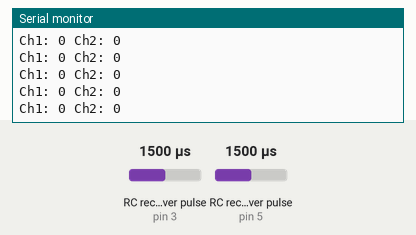
A sketch run on a simulated Arduino Uno, built with avr-gcc and run on an emulated ATmega328P. On the bench: the last lines printed to the serial monitor. Wiring (inferred from the names in the program): 2 × RC receiver channel: data pin 3 / data pin 5. The test bench sets the inputs (shaded band); at power-on: RC receiver pulse (sensors on pin 3, pin 5) 1500 µs.

Above: at 1.2 s.
1.3 s: RC receiver pulse (sensor on pin 3) set to 1020 µs
At 2.3 s:
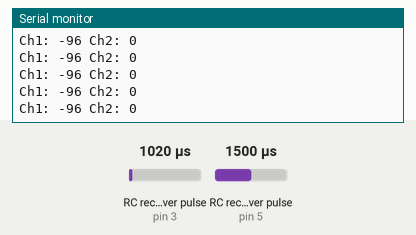
2.8 s: RC receiver pulse (sensor on pin 5) set to 1020 µs
At 3.3 s:
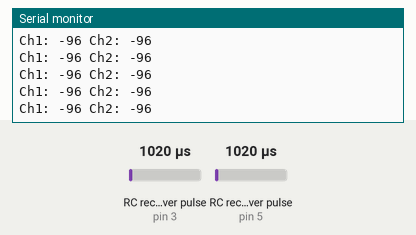
4.3 s: RC receiver pulse (sensor on pin 3) set to 1250 µs
At 4.9 s:
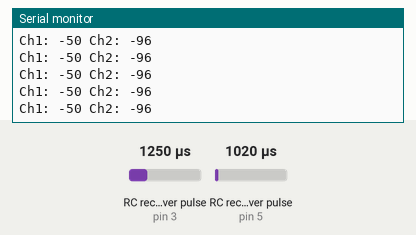
5.8 s: RC receiver pulse (sensor on pin 5) set to 1250 µs
At 6.5 s:
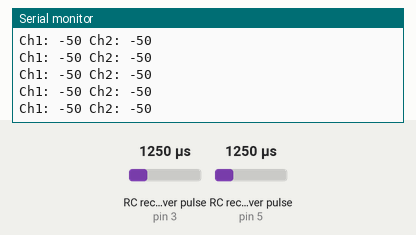
Timing chart, 0 to 8.3 s (numbered marks = the images above; inputs shaded):
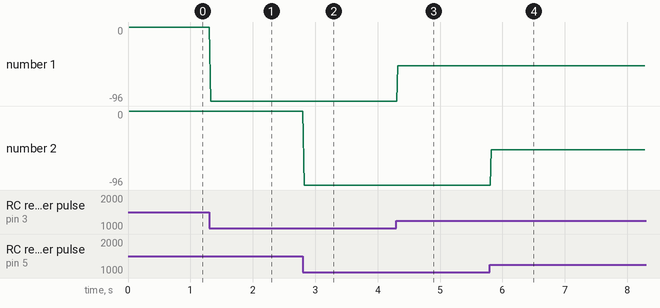

Measured:
- after the input at 1.3 s, the serial monitor: prints a new line at once (image 1)
- after the input at 2.8 s, the serial monitor: prints a new line at once (image 2)
- after the input at 4.3 s, the serial monitor: prints a new line at once (image 3)
- after the input at 5.8 s, the serial monitor: prints a new line at once (image 4)
- plotted number 1: 0 → -96 after the input at 1.3 s, -96 → -50 after the input at 4.3 s

The sketch:

sketch_sep29a.ino
```cpp
#define CH1 3
#define CH2 5
#define CH3 6
#define CH4 9
#define CH5 10

// Read the number of a given channel and convert to the range provided.
// If the channel is off, return the default value
int readChannel(int channelInput, int minLimit, int maxLimit, int defaultValue){
  int ch = pulseIn(channelInput, HIGH, 30000);
  if (ch < 100) return defaultValue;
  return map(ch, 1000, 2000, minLimit, maxLimit);
}

void setup(){
  Serial.begin(115200);
  pinMode(CH1, INPUT);
  pinMode(CH2, INPUT);
  pinMode(CH3, INPUT);
  pinMode(CH4, INPUT);
  pinMode(CH5, INPUT);
}

int ch1Value, ch2Value;

void loop() {
  ch1Value = readChannel(CH1, -100, 100, 0);
  ch2Value = readChannel(CH2, -100, 100, 0);
  if ((ch1Value<3 and ch1Value>-3) or ch1Value>100 or ch1Value<-100){
    ch1Value=0;
    }
   if ((ch2Value<3 and ch2Value>-3) or ch2Value>100 or ch2Value<-100){
    ch2Value=0;
    }
    if (ch1Value>95){
      ch1Value=100;
      }
    if (ch2Value>95){
      ch2Value=100;
      }

  Serial.print("Ch1: ");
  Serial.print(ch1Value);
  Serial.print(" Ch2: ");
  Serial.println(ch2Value);
}
```
